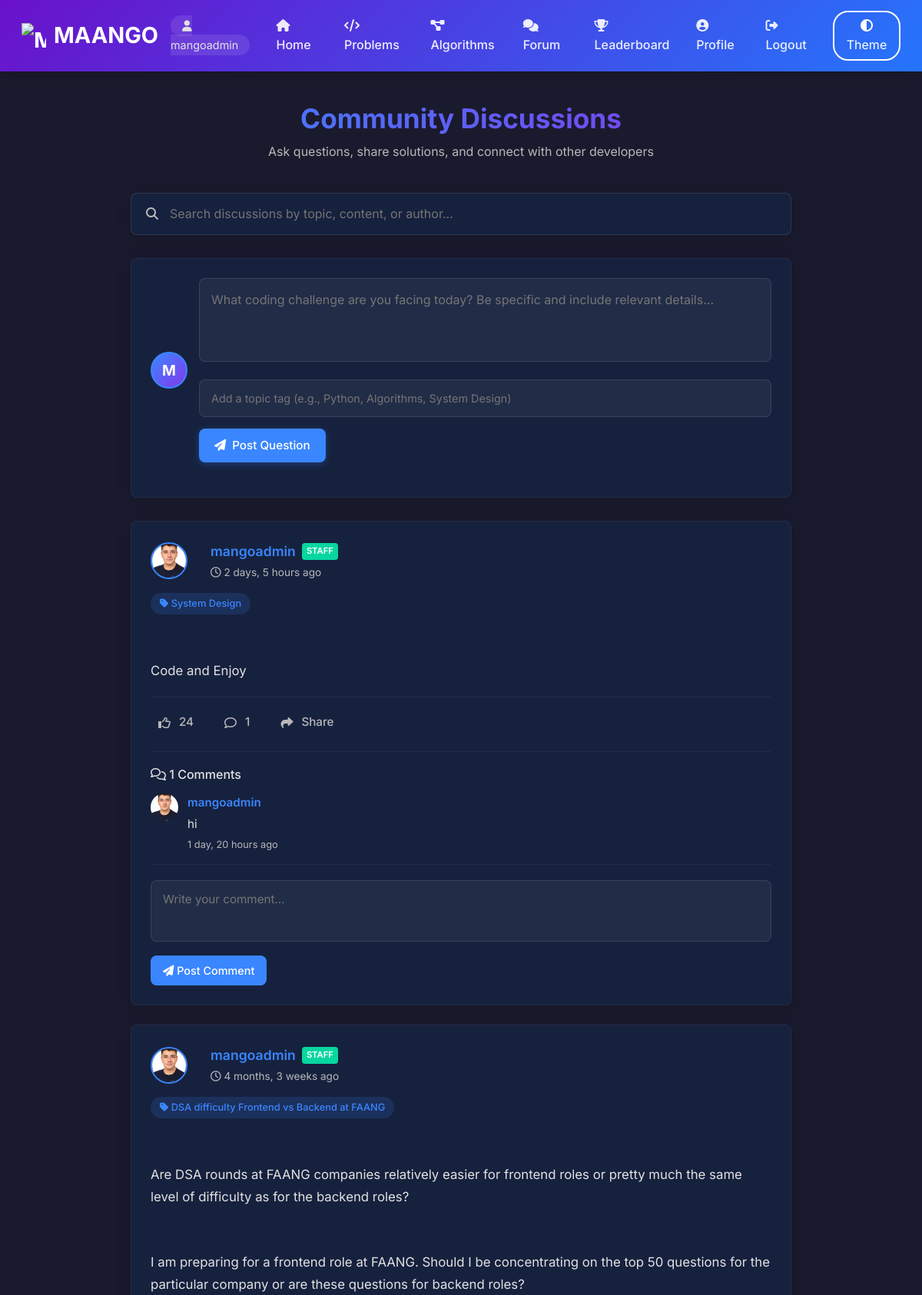
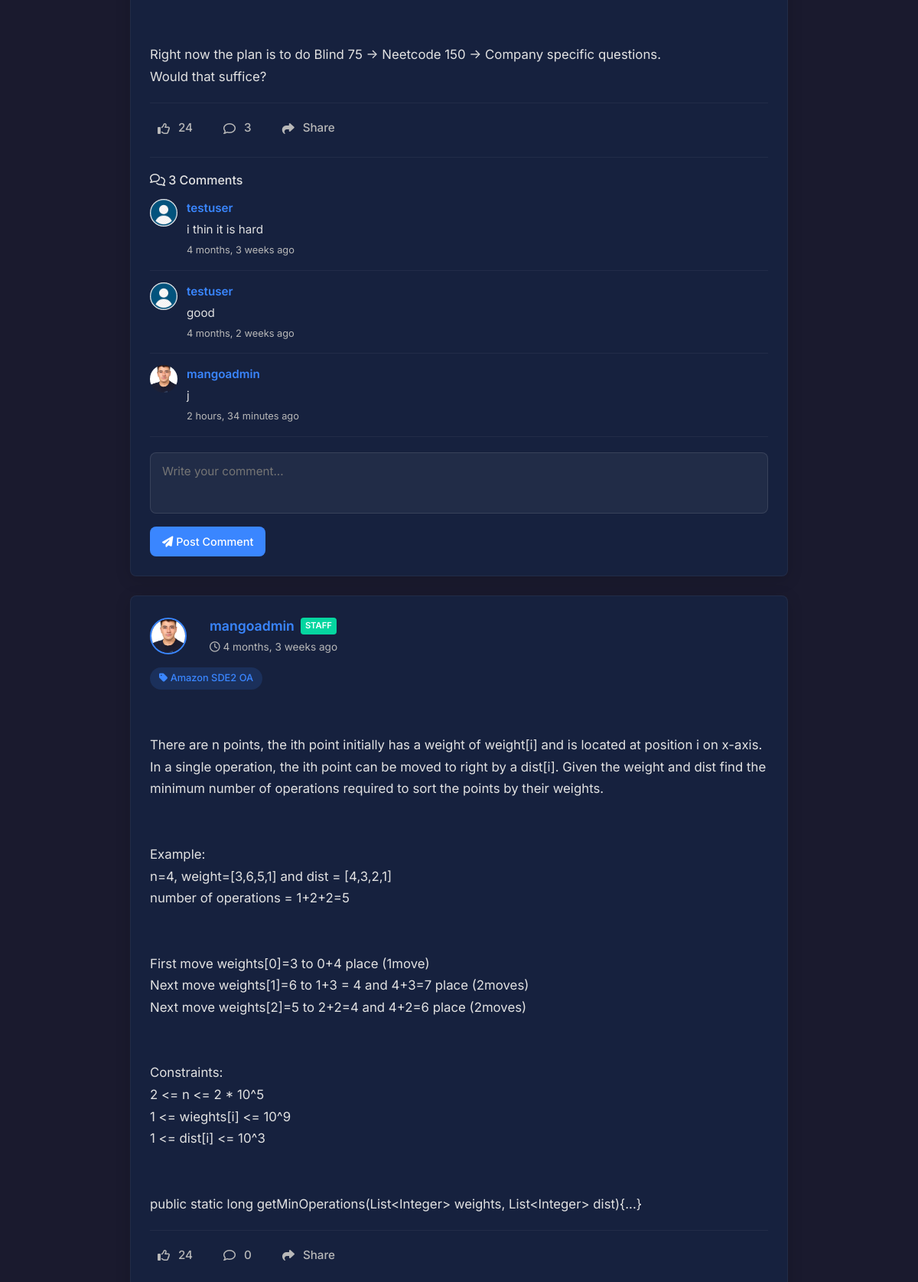
The app's page /discussion (signed in, upper part) with its own data (2 pictures, top to bottom).
### mainapp/models.py (models this page shows, shortened)
class Post(models.Model):
    author = models.ForeignKey(User, on_delete=models.CASCADE)
    content = models.TextField()
    topic = models.CharField(max_length=100, blank=True, null=True)
    created_at = models.DateTimeField(auto_now_add=True)

class UserProfile(models.Model):
    user = models.OneToOneField(User, on_delete=models.CASCADE)
    bio = models.TextField(blank=True, null=True)
    avatar = models.ImageField(
        upload_to="avatars/",
        default="avatars/default.jpg",  # Make sure this path is correct
        blank=True
    )
    total_points = models.IntegerField(default=0)
    created_at = models.DateTimeField(auto_now_add=True)
    rank = models.IntegerField(default=0)
    streak = models.IntegerField(default=0)
    last_active_date = models.DateField(auto_now=True)
    problems_solved = models.ManyToManyField('Problem', through='UserSolution')

class Comment(models.Model):
    post = models.ForeignKey(Post, related_name="comments", on_delete=models.CASCADE)
    author = models.ForeignKey(User, on_delete=models.CASCADE)
    content = models.TextField()
    created_at = models.DateTimeField(auto_now_add=True)

### mainapp/views.py (the view)
# urls.py: path('discussion', views.discussion, name='discussion'),
def discussion(request):
    posts = Post.objects.all().order_by('-created_at')
    search_query = request.GET.get('q', '')
    if search_query:
        posts = posts.filter(
            Q(content__icontains=search_query) | Q(topic__icontains=search_query)
        )
    if request.method == 'POST':
        form = PostForm(request.POST)
        if form.is_valid():
            post = form.save(commit=False)
            post.author = request.user
            post.save()
            return redirect('discussion')
    else:
        form = PostForm()
    return render(request, 'mainapp/discussion.html', {'posts': posts, 'form': form, 'search_query': search_query})

### mainapp/forms.py
class PostForm(forms.ModelForm):
    class Meta:
        model = Post
        fields = ['content', 'topic']
        widgets = {
            'content': forms.Textarea(attrs={'placeholder': 'What’s happening?', 'rows': 3}),
        }

### mainapp/templates/mainapp/discussion.html (shortened to what this page needs)
{% extends 'mainapp/base.html' %}
{% block content %}
<link rel="stylesheet" href="https://cdnjs.cloudflare.com/ajax/libs/font-awesome/6.4.0/css/all.min.css">
<div class="discussion-container">
    <div class="forum-header">
        <h1 class="forum-title">Community Discussions</h1>
        <p class="forum-subtitle">Ask questions, share solutions, and connect with other developers</p>
    </div>
    <div class="search-container">
        <i class="fas fa-search search-icon"></i>
        <form method="get">
            <input type="text" name="q" value="{{ search_query }}" class="search-input"
                   placeholder="Search discussions by topic, content, or author...">
        </form>
    </div>
    {% if user.is_authenticated %}
    <div class="post-form-container">
        <form method="post">
            <div class="post-form-header">
                {% if user_profile and user_profile.avatar %}
                    <img src="{{ user_profile.avatar.url }}" class="user-avatar" alt="{{ user.username }}">
                {% else %}
                    <div class="avatar-placeholder">
                        {{ request.user.username|first|upper }}
                    </div>
                {% endif %}
                <div class="post-form-content">
                    <textarea name="content" class="post-textarea"
                              placeholder="What coding challenge are you facing today? Be specific and include relevant details..."
                              rows="3" required></textarea>
                    <input type="text" name="topic" class="post-topic-input"
                           placeholder="Add a topic tag (e.g., Python, Algorithms, System Design)">
                    <button type="submit" class="post-submit-btn">
                        <i class="fas fa-paper-plane"></i> Post Question
                    </button>
                </div>
            </div>
        </form>
    </div>
    {% endif %}
    {% if posts %}
        {% for post in posts %}
        <div class="post-card">
            <div class="post-header">
                {% if post.author.userprofile.avatar %}
                    <img src="{{ post.author.userprofile.avatar.url }}" class="user-avatar" alt="{{ post.author.username }}">
                {% else %}
                    <div class="avatar-placeholder">
                        {{ post.author.username}}
                    </div>
                {% endif %}
                <div class="post-user-info">
                    <div class="post-author">
                        {{ post.author.username }}
                        {% if post.author.is_staff %}
                            <span style="margin-left: 8px; font-size: 0.7rem; background: var(--success-color); color: white; padding: 2px 6px; border-radius: 4px;">STAFF</span>
                        {% endif %}
                    </div>
                    <div class="post-time">
                        <i class="far fa-clock"></i> {{ post.created_at|timesince }} ago
                    </div>
                </div>
            </div>
            {% if post.topic %}
                <div class="post-topic">
                    <i class="fas fa-tag"></i> {{ post.topic }}
                </div>
            {% endif %}
            <div class="post-content">
                {{ post.content|linebreaksbr }}
            </div>
            <div class="post-actions">
                <button class="action-btn">
                    <i class="far fa-thumbs-up"></i>
                    <span class="action-count">24</span>
                </button>
                <button class="action-btn">
                    <i class="far fa-comment"></i>
                    <span class="action-count">{{ post.comments.count }}</span>
                </button>
                <button class="action-btn">
                    <i class="fas fa-share"></i>
                    <span class="action-count">Share</span>
                </button>
            </div>
            <div class="comment-section">
                <h4 style="font-size: 1rem; margin-bottom: 15px; color: var(--text-primary);">
                    <i class="far fa-comments"></i> {{ post.comments.count }} Comments
                </h4>
                {% for comment in post.comments.all|slice:":3" %}
                <div class="comment">
                    {% if comment.author.userprofile.avatar %}
                        <img src="{{ comment.author.userprofile.avatar.url }}" class="comment-avatar" alt="{{ comment.author.username }}">
                    {% else %}
                        <div class="avatar-placeholder" style="width: 36px; height: 36px; font-size: 0.9rem;">
                            {{ comment.author.username|first|upper }}
                        </div>
                    {% endif %}
                    <div class="comment-content">
                        <div class="comment-author">{{ comment.author.username }}</div>
                        <div class="comment-text">{{ comment.content }}</div>
                        <div class="comment-time">{{ comment.created_at|timesince }} ago</div>
                    </div>
                </div>
                {% endfor %}
                {% if user.is_authenticated %}
                <form method="post" action="{% url 'add_comment' post.id %}" class="comment-form">
                    <textarea name="content" class="comment-textarea" placeholder="Write your comment..." required></textarea>
                    <button type="submit" class="comment-submit-btn">
                        <i class="fas fa-paper-plane"></i> Post Comment
                    </button>
                </form>
                {% endif %}
            </div>
        </div>
        {% endfor %}
    {% else %}
        <div class="empty-state">
            <i class="fas fa-comments"></i>
            <h3>No discussions yet</h3>
            <p>Be the first to start a conversation!</p>
        </div>
    {% endif %}
</div>
{% endblock %}

### mainapp/templates/mainapp/base.html (shortened to what this page needs)
<!DOCTYPE html>
<html lang="en" data-theme="dark">
<head>
  <link href="https://cdn.jsdelivr.net/npm/bootstrap@5.3.0-alpha1/dist/css/bootstrap.min.css" rel="stylesheet">
  <link rel="stylesheet" href="https://cdnjs.cloudflare.com/ajax/libs/font-awesome/6.4.0/css/all.min.css">
</head>
<body>
<nav class="navbar navbar-expand-lg">
  <div class="container-fluid">
    <a class="navbar-brand" href="{% url 'index' %}">
      <img src="https://icons.iconarchive.com/icons/iconarchive/realistic-fruits/512/Mango-icon.png" alt="Maango">
      MAANGO
    </a>
    <div class="collapse navbar-collapse" id="navbarNav">
      <ul class="navbar-nav ms-auto align-items-center">
        {% if user.is_authenticated %}
        <li class="nav-item">
          <span class="user-greeting">
            <i class="fas fa-user"></i> {{ user.username }}
          </span>
        </li>
        <li class="nav-item"><a class="nav-link" href="{% url 'index' %}"><i class="fas fa-home"></i> Home</a></li>
        <li class="nav-item"><a class="nav-link" href="{% url 'problems' %}"><i class="fas fa-code"></i> Problems</a></li>
        <li class="nav-item"><a class="nav-link" href="{% url 'algorithms' %}"><i class="fas fa-project-diagram"></i> Algorithms</a></li>
        <li class="nav-item"><a class="nav-link" href="{% url 'discussion' %}"><i class="fas fa-comments"></i> Forum</a></li>
        <li class="nav-item"><a class="nav-link" href="{% url 'leaderboard' %}"><i class="fas fa-trophy"></i> Leaderboard</a></li>
        <li class="nav-item"><a class="nav-link" href="{% url 'profile' request.user.username %}"><i class="fas fa-user-circle"></i> Profile</a></li>
        <li class="nav-item"><a class="nav-link" href="{% url 'logout' %}"><i class="fas fa-sign-out-alt"></i> Logout</a></li>
        {% else %}
        <li class="nav-item"><a class="nav-link" href="{% url 'login' %}"><i class="fas fa-sign-in-alt"></i> Login</a></li>
        <li class="nav-item"><a class="btn btn-primary-custom ms-lg-2" href="{% url 'register' %}"><i class="fas fa-user-plus"></i> Join Now</a></li>
        {% endif %}
        <li class="nav-item">
          <button class="theme-toggle-btn" onclick="toggleTheme()">
            <i class="fas fa-adjust"></i> <span class="d-none d-lg-inline">Theme</span>
          </button>
        </li>
      </ul>
    </div>
  </div>
</nav>
<main>
  {% block content %}
  {% endblock %}
</main>
</body>
</html>

### mainapp/templates/mainapp/base.html (style rules this page uses)
:root { --primary: #6a11cb; --secondary: #2575fc; --accent: #03dac5; --accent-dark: #00bfa5; --text-primary: #e0e0e0; --text-secondary: #b0b0b0; --bg-primary: #121212; --bg-secondary: #1e1e1e; --bg-tertiary: #2d2d2d; --border-color: #333; --card-shadow: 0 10px 20px rgba(0, 0, 0, 0.25); --transition: all 0.3s cubic-bezier(0.25, 0.8, 0.25, 1); }
body { font-family: 'Poppins', sans-serif; background-color: var(--bg-primary); color: var(--text-primary); margin: 0; padding: 0; transition: var(--transition); }
.navbar { background: linear-gradient(135deg, var(--primary), var(--secondary)); box-shadow: 0 4px 20px rgba(0, 0, 0, 0.2); backdrop-filter: blur(10px); padding: 0.8rem 1rem; position: sticky; top: 0; z-index: 1000; }
.navbar-brand { font-size: 1.8rem; font-weight: 700; color: white; display: flex; align-items: center; }
.navbar-brand img { margin-right: 10px; width: 32px; height: 32px; }
.nav-link { color: rgba(255, 255, 255, 0.9); font-size: 1rem; font-weight: 500; margin: 0 8px; padding: 8px 12px; border-radius: 6px; transition: var(--transition); }
.nav-link i { margin-right: 6px; }
.user-greeting { background: rgba(255, 255, 255, 0.1); border-radius: 20px; padding: 5px 15px; font-size: 0.9rem; margin-right: 10px; }
.theme-toggle-btn { background: transparent; border: 2px solid white; color: white; border-radius: 20px; padding: 5px 15px; margin-left: 10px; transition: var(--transition); }

### records on screen
Post: author.userprofile.avatar (picture), author.username "mangoadmin", shows "STAFF", created_at "2 days, 5 hours", topic "System Design", content "Code and Enjoy", comments.count "1"
Comment: author.userprofile.avatar (picture), author.username "mangoadmin", content "hi", created_at "1 day, 20 hours"
Post: author.userprofile.avatar (picture), author.username "mangoadmin", shows "STAFF", created_at "4 months, 3 weeks", topic "DSA difficulty Frontend vs Backend at FAANG", content "Are DSA rounds at FAANG companies relatively easier for frontend roles or pretty much the same level of difficulty as for the backend roles? I am preparing for a frontend role at FAANG. Should I be concentrating on the top 50 questions for the particular company or are these questions for backend roles? Right now the plan is to do Blind 75 -> Neetcode 150 -> Company specific questions. Would that suffice?", comments.count "3"
Comment: author.userprofile.avatar (placeholder picture), author.username "testuser", content "i thin it is hard", created_at "4 months, 3 weeks"
Comment: author.userprofile.avatar (placeholder picture), author.username "testuser", content "good", created_at "4 months, 2 weeks"
Comment: author.userprofile.avatar (picture), author.username "mangoadmin", content "j", created_at "2 hours, 34 minutes"
Post: author.userprofile.avatar (picture), author.username "mangoadmin", shows "STAFF", created_at "4 months, 3 weeks", topic "Amazon SDE2 OA", content "There are n points, the ith point initially has a weight of weight[i] and is located at position i on x-axis. In a single operation, the ith point can be moved to right by a dist[i]. Given the weight and dist find the minimum number of operations required to sort the points by their weights. Example: n=4, weight=[3,6,5,1] and dist = [4,3,2,1] number of operations = 1+2+2=5 First move weights[0]=3 to 0+4 place (1move) Next move weights[1]=6 to 1+3 = 4 and 4+3=7 place (2moves) Next move weights[2]=5 to 2+2=4 and 4+2=6 place (2moves) Constraints: 2 <= n <= 2 * 10^5 1 <= wieghts[i] <= 10^9 1 <= dist[i] <= 10^3 public static long getMinOperations(List<Integer> weights, List<Integer> dist){...}", comments.count "0"

### other values on screen
{{ user.username }} "mangoadmin"
{{ request.user.username|first|upper }} "M"
